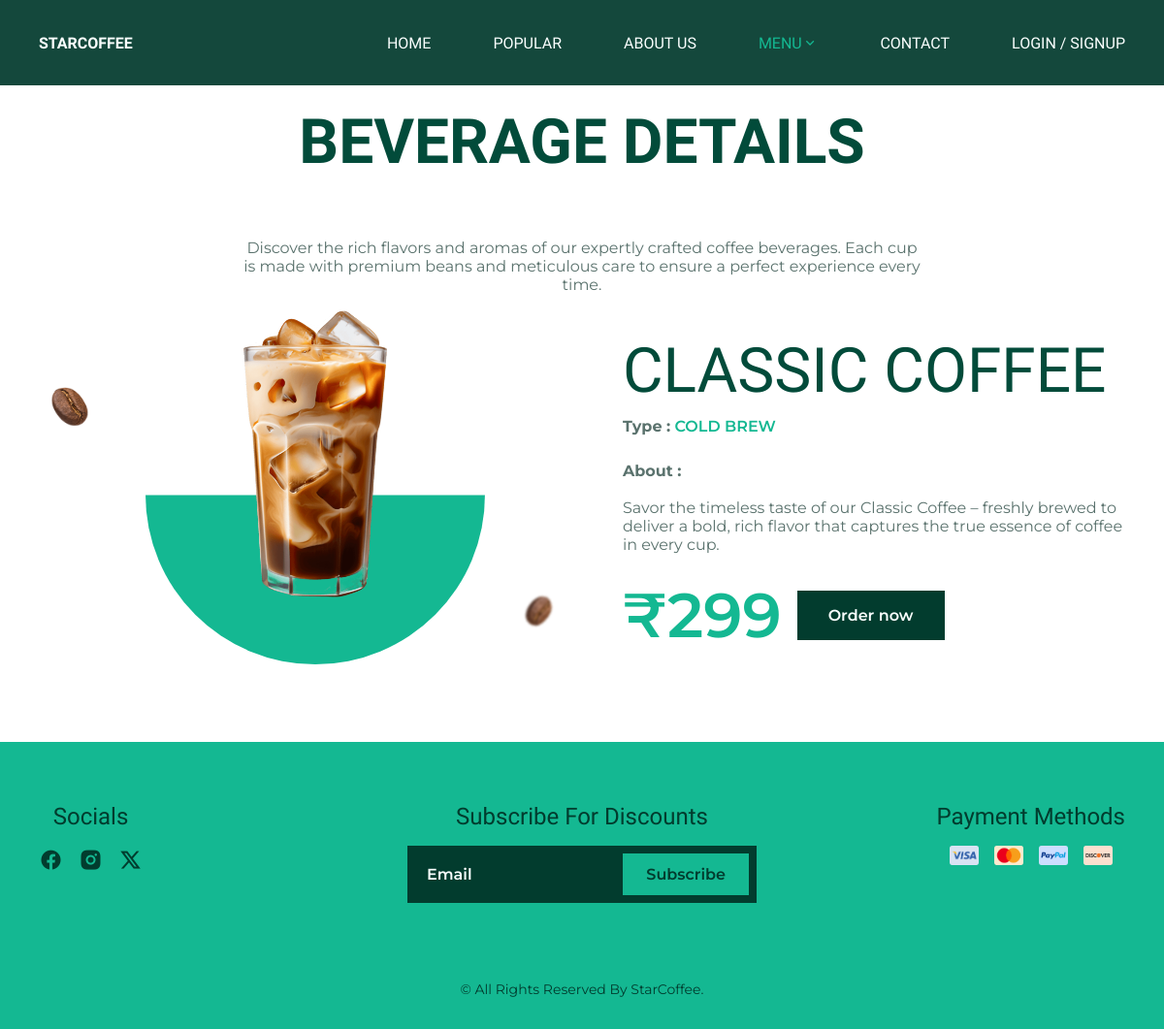
The page /single-product.php?id=2 on the database its author committed.
### tables this page shows
CREATE TABLE `products` (
  `p_id` int(4) NOT NULL,
  `p_category` varchar(50) DEFAULT NULL,
  `p_name` varchar(255) DEFAULT NULL,
  `p_price` bigint(100) DEFAULT NULL,
  `p_image` longtext DEFAULT NULL,
  `p_short_description` longtext DEFAULT NULL,
  `p_time` varchar(100) DEFAULT NULL,
  `p_status` int(1) DEFAULT 1
);

CREATE TABLE `category` (
  `category_id` int(4) NOT NULL,
  `category_name` varchar(100) DEFAULT NULL,
  `category_image` longtext DEFAULT NULL,
  `category_time` varchar(100) NOT NULL,
  `category_status` int(1) NOT NULL DEFAULT 1,
  `category_description` text DEFAULT NULL
);

### single-product.php (the view, shortened to what this page needs)
<?php
include 'db.php';
$product = null;
$product_id = isset($_GET['id']) ? intval($_GET['id']) : 0;
if ($product_id > 0) {
  $stmt = $conn->prepare(
    "SELECT p.p_id, p.p_name, p.p_price, p.p_image, p.p_short_description, p.p_status, c.category_name, c.category_status FROM products p INNER JOIN category c ON c.category_id = p.p_category WHERE p.p_id = ?"
  );
  $stmt->bind_param("i", $product_id);
  $stmt->execute();
  $result = $stmt->get_result();
  $product = $result->fetch_assoc();
}
include('inc/header.php');
?>
<section class="popular section">
  <h2 class="section__title">BEVERAGE DETAILS</h2>
  <p class="section__description" style="text-align: center; max-width: 700px; margin: auto;">
    Discover the rich flavors and aromas of our expertly crafted coffee beverages. Each cup is made with premium beans
    and meticulous care to ensure a perfect experience every time.
  </p>
  <div class="single container ">
    <?php if ($product): ?>
      <?php if (intval($product['p_status']) === 1 && isset($product['category_status']) && intval($product['category_status']) === 1): ?>
        <div class="single__grid">
          <div class="single__media">
            <div class="single__shape"></div>
            <img src="assets/img/bean-img.png" alt="coffee bean" class="popular__bean-1">
            <img src="assets/img/bean-img.png" alt="coffee bean" class="popular__bean-2">
            <img src="product-images/<?php echo htmlspecialchars($product['p_image']); ?>"
              alt="<?php echo htmlspecialchars($product['p_name']); ?>" class="single__image">
          </div>
          <div class="single__content">
            <h1 class="single__title"><?php echo strtoupper(htmlspecialchars($product['p_name'])); ?></h1>
            <p class="single__category"><strong>Type :</strong>
              <span><?php echo strtoupper(htmlspecialchars($product['category_name'])); ?></span>
            </p><br>
            <p class="single__description"><strong>About :</strong>
              <br><br><?php echo htmlspecialchars($product['p_short_description'] ?? ''); ?>
            </p>
            <div class="single__footer">
              <span class="single__price">₹<?php echo htmlspecialchars($product['p_price']); ?></span>
              <a href="cart.php?id=<?php echo intval($product['p_id']); ?>" class="button button-dark">Order now</a>
            </div>
          </div>
        </div>
      <?php else: ?>
        <p style="text-align:center; color: var(--white-color);">Product not found or unavailable.</p>
      <?php endif; ?>
    <?php endif; ?>
</section>
<?php include('inc/footer.php'); ?>

### assets/css/styles.css (style rules this page uses)
:root { --header-height: 3.5rem; --first-color: hsl(166, 80%, 40%); --first-color-alt: hsl(166, 78%, 38%); --title-color: hsl(166, 95%, 15%); --text-color: hsl(166, 12%, 40%); --white-color: hsl(166, 100%, 99%); --dark-color: hsl(166, 95%, 12%); --body-color: hsl(166, 56%, 18%); --body-white-color: hsl(0, 0%, 100%); --body-first-color: hsl(166, 80%, 40%); --body-font: "Montserrat", serif; --second-font: "Saira", serif; --biggest-font-size: 4.5rem; --big-font-size: 2.5rem; --h1-font-size: 1.5rem; --h2-font-size: 1.25rem; --h3-font-size: 1rem; --normal-font-size: .938rem; --small-font-size: .813rem; --font-regular: 400; --font-medium: 500; --font-semi-bold: 600; --z-tooltip: 10; --z-fixed: 100; }
@media screen and (min-width: 1150px) { :root { --biggest-font-size: 9.5rem; --big-font-size: 4rem; --h1-font-size: 2rem; --h2-font-size: 1.5rem; --h3-font-size: 1.25rem; --normal-font-size: 1rem; --small-font-size: .875rem; } }
* { box-sizing: border-box; padding: 0; margin: 0; }
html { scroll-behavior: smooth; }
input, button, body { font-family: var(--body-font); font-size: var(--normal-font-size); }
body { background-color: var(--body-color); color: var(--text-color); }
h1, h2, h3, h4 { font-family: var(--second-font); font-weight: var(--font-medium); line-height: 110%; }
a { text-decoration: none; }
img { display: block; max-width: 100%; height: auto; }
.container { max-width: 1120px; margin-inline: 1.5rem; }
.section { padding-block: 5rem 4rem; }
.section__title { text-align: center; font-size: var(--big-font-size); font-weight: var(--font-semi-bold); margin-bottom: 2.5rem; }
.button { display: inline-flex; justify-content: center; background-color: var(--first-color); color: var(--white-color); padding: 1rem 2rem; font-weight: var(--font-semi-bold); transition: background .4s, box-shadow .4s; }
.button-dark { background-color: var(--dark-color); }
.popular { background-color: var(--body-white-color); }
.popular .section__title { color: var(--title-color); }
.popular__bean-1 { width: 30px; top: 3rem; left: .5rem; transition: transform .5s .1s; }
.popular__bean-2 { width: 20px; right: 2rem; bottom: 2rem; rotate: 75deg; filter: blur(1px); transition: transform .5s .1s; }
.single { margin-top: 2rem; }
.single__grid { display: grid; grid-template-columns: 1.1fr 1fr; gap: 2rem; align-items: center; }
.single__media { position: relative; display: grid; place-items: center; }
.single__shape { width: 350px; height: 350px; background-color: var(--first-color); border-radius: 50%; clip-path: inset(50% 0 0 0); }
.single__media img { position: absolute; }
.single__image { width: min(68%, 360px); max-height: 85%; height: auto; object-fit: contain; left: 50%; transform: translateX(-50%); top: -1rem; rotate: 0deg; }
.single__content { color: var(--text-color); }
.single__title { font-size: var(--big-font-size); margin-bottom: .75rem; color: var(--title-color); }
.single__category { margin-bottom: .5rem; color: var(--text-color); }
.single__category span { color: var(--body-first-color); font-weight: var(--font-semi-bold); }
.single__description { margin-bottom: 1.5rem; max-width: 55ch; color: var(--text-color); }
.single__footer { display: flex; align-items: center; gap: 1rem; }
.single__price { font-size: var(--big-font-size); color: var(--body-first-color); font-weight: var(--font-semi-bold); }
@media screen and (min-width: 1150px) { .container { margin-inline: auto; } }
@media screen and (min-width: 1150px) { .section { padding-block: 7rem 5rem; } }
@media screen and (min-width: 1150px) { .section__title { margin-bottom: 4rem; } }
@media screen and (min-width: 1150px) { .popular__bean-1 { width: 40px; top: 4rem; left: .75rem; } }
@media screen and (min-width: 1150px) { .popular__bean-2 { width: 30px; right: 2.5rem; bottom: 2.5rem; } }
.single__media, .single__media * { pointer-events: none; }

### rows shown on the page
products: p_image (picture), p_name "CLASSIC COFFEE", category.category_name "COLD BREW", p_short_description "Savor the timeless taste of our Classic Coffee – freshly brewed to deliver a bold, rich flavor that captures the true essence of coffee in every cup.", p_price "299"
